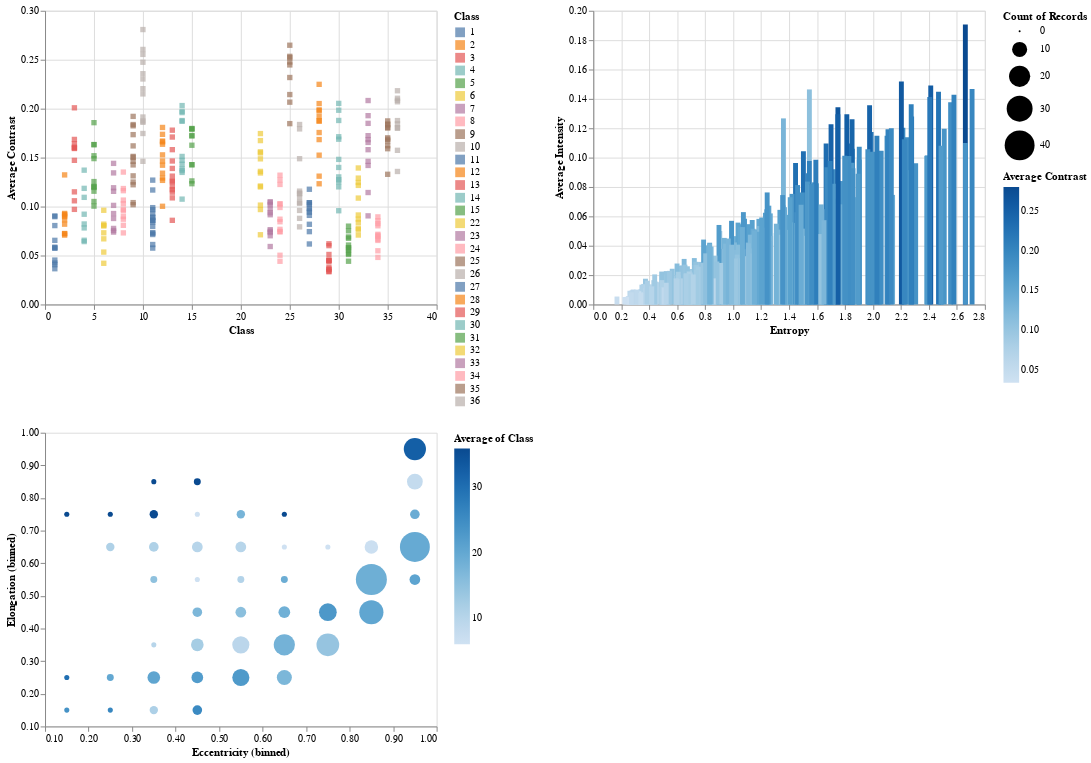

Source (notebook cell):
### Code cell
import altair as alt
import pandas as pd
import numpy as np

leaf = pd.read_csv('leaf.csv')

leaf.columns = ['Class', 'Specimen Number', 'Eccentricity', 'Aspect Ratio', 
                'Elongation', 'Solidity', 'Stochastic Convexity', 
                'Isoperimetric Factor', 'Maximal Indentation Depth', 
                'Lobedness', 'Average Intensity', 'Average Contrast', 
                'Smoothness', 'Third Moment', 'Uniformity', 'Entropy']

brush = alt.selection_interval()

avcon = alt.Chart(leaf).mark_square().encode(
    x='Class',
    y = 'Average Contrast',
    color = 'Class:N'
).add_selection(
    brush
)

bar = alt.Chart(leaf).mark_bar().encode(
    x='Entropy',
    y = 'Average Intensity',
    color = 'Average Contrast:Q'
).transform_filter(
    brush
)

circ = alt.Chart(leaf).mark_circle().encode(
    alt.X('Eccentricity', bin=True),
    alt.Y('Elongation', bin=True),
    size='count()',
    color='average(Class):Q'
).add_selection(
    brush
)

avcon & circ | bar

### Figure 1 — Vega-Lite specification as saved in the notebook (floating-point values rounded to 4 significant figures; data arrays with more than 128 entries replaced by an {"elided": "..."} marker saying what was removed)
{"config": {"view": {"continuousWidth": 400, "continuousHeight": 300}}, "hconcat": [{"vconcat": [{"mark": "square", "encoding": {"color": {"type": "nominal", "field": "Class"}, "x": {"type": "quantitative", "field": "Class"}, "y": {"type": "quantitative", "field": "Average Contrast"}}, "selection": {"selector051": {"type": "interval"}}}, {"mark": "circle", "encoding": {"color": {"type": "quantitative", "aggregate": "average", "field": "Class"}, "size": {"type": "quantitative", "aggregate": "count"}, "x": {"type": "quantitative", "bin": true, "field": "Eccentricity"}, "y": {"type": "quantitative", "bin": true, "field": "Elongation"}}, "selection": {"selector051": {"type": "interval"}}}]}, {"mark": "bar", "encoding": {"color": {"type": "quantitative", "field": "Average Contrast"}, "x": {"type": "quantitative", "field": "Entropy"}, "y": {"type": "quantitative", "field": "Average Intensity"}}, "transform": [{"filter": {"selection": "selector051"}}]}], "data": {"name": "data-d9e172e1e203b59f5cca9f656c2c1e91"}, "$schema": "https://vega.github.io/schema/vega-lite/v4.0.2.json", "datasets": {"data-d9e172e1e203b59f5cca9f656c2c1e91": {"elided": "339 records"}}}
